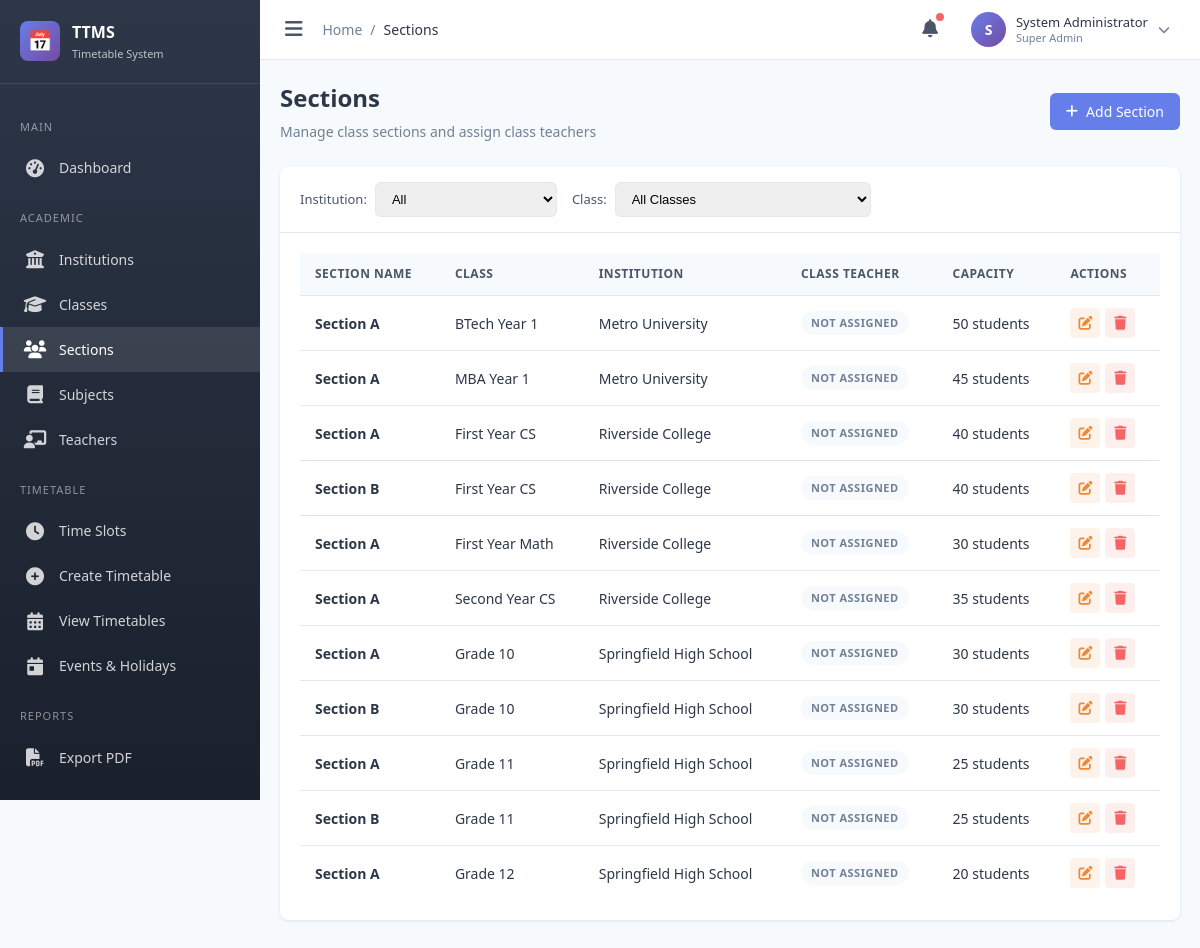
The page /modules/section/index.php (signed in) on the database its author committed.
### tables this page shows
CREATE TABLE sections (
    id INT PRIMARY KEY AUTO_INCREMENT,
    class_id INT NOT NULL,
    name VARCHAR(50) NOT NULL,
    class_teacher_id INT NULL,
    capacity INT DEFAULT 30,
    room_number VARCHAR(20),
    status ENUM('active','inactive') DEFAULT 'active',
    created_at TIMESTAMP DEFAULT CURRENT_TIMESTAMP,
    FOREIGN KEY (class_id) REFERENCES classes(id) ON DELETE CASCADE
);

CREATE TABLE classes (
    id INT PRIMARY KEY AUTO_INCREMENT,
    institution_id INT NOT NULL,
    department_id INT NULL,
    name VARCHAR(50) NOT NULL,
    code VARCHAR(20),
    description TEXT,
    status ENUM('active','inactive') DEFAULT 'active',
    created_at TIMESTAMP DEFAULT CURRENT_TIMESTAMP,
    FOREIGN KEY (institution_id) REFERENCES institutions(id) ON DELETE CASCADE,
    FOREIGN KEY (department_id) REFERENCES departments(id) ON DELETE SET NULL
);

CREATE TABLE institutions (
    id INT PRIMARY KEY AUTO_INCREMENT,
    name VARCHAR(200) NOT NULL,
    type ENUM('school','college','university') NOT NULL,
    address TEXT,
    contact_email VARCHAR(100),
    contact_phone VARCHAR(20),
    logo VARCHAR(255),
    status ENUM('active','inactive') DEFAULT 'active',
    created_at TIMESTAMP DEFAULT CURRENT_TIMESTAMP,
    updated_at TIMESTAMP DEFAULT CURRENT_TIMESTAMP ON UPDATE CURRENT_TIMESTAMP
);

### includes/functions.php (called while the page is built, shortened)
<?php
require_once __DIR__ . '/../config/database.php';
function isLoggedIn() {
    return isset($_SESSION['admin_id']) && !empty($_SESSION['admin_id']);
}
function getCurrentAdmin() {
    return dbFetch(
        "SELECT a.*, r.name as role_name
         FROM admins a
         LEFT JOIN roles r ON a.role_id = r.id
         WHERE a.id = ?",
        [$_SESSION['admin_id']]
    );
}
function isSuperAdmin() {
    $admin = getCurrentAdmin();
    return $admin && $admin['is_super_admin'];
}
function hasPermission($module, $action = 'view') {
    if (isSuperAdmin()) return true;
    $admin = getCurrentAdmin();
    $permissionMap = [
        'view' => 'can_view',
        'create' => 'can_create',
        'edit' => 'can_edit',
        'delete' => 'can_delete',
        'export' => 'can_export'
    ];
    $column = $permissionMap[$action] ?? 'can_view';
    $permission = dbFetch(
        "SELECT {$column} FROM role_permissions WHERE role_id = ? AND module = ?",
        [$admin['role_id'], $module]
    );
    return $permission && $permission[$column];
}

### config/database.php (called while the page is built, shortened)
<?php
function getDB() {
    static $pdo = null;
    if ($pdo === null) {
        try {
            $dsn = sprintf(
                "mysql:host=%s;port=%d;dbname=%s;charset=%s",
                DB_HOST,
                DB_PORT,
                DB_NAME,
                DB_CHARSET
            );
            $pdo = new PDO($dsn, DB_USER, DB_PASS, [
                PDO::ATTR_ERRMODE => PDO::ERRMODE_EXCEPTION,
                PDO::ATTR_DEFAULT_FETCH_MODE => PDO::FETCH_ASSOC,
                PDO::ATTR_EMULATE_PREPARES => false,
            ]);
        } catch (PDOException $e) {
            error_log("Database connection failed: " . $e->getMessage());
            throw $e;
        }
    }
    return $pdo;
}
function dbQuery($sql, $params = []) {
    $stmt = getDB()->prepare($sql);
    $stmt->execute($params);
    return $stmt;
}
function dbFetch($sql, $params = []) {
    return dbQuery($sql, $params)->fetch();
}
function dbFetchAll($sql, $params = []) {
    return dbQuery($sql, $params)->fetchAll();
}

### includes/auth_check.php (called while the page is built, shortened)
<?php
require_once __DIR__ . '/functions.php';
$currentAdmin = getCurrentAdmin();

### modules/section/index.php (the view, shortened to what this page needs)
<?php
require_once __DIR__ . '/../../includes/auth_check.php';
$breadcrumb = [
    ['label' => 'Sections']
];
require_once __DIR__ . '/../../includes/header.php';
$sql = "SELECT s.*, c.name as class_name, c.id as class_id, i.name as institution_name,
               t.name as class_teacher_name
        FROM sections s
        JOIN classes c ON s.class_id = c.id
        JOIN institutions i ON c.institution_id = i.id
        LEFT JOIN teachers t ON s.class_teacher_id = t.id
        WHERE s.status = 'active'";
$params = [];
$sql .= " ORDER BY i.name, c.name, s.name";
$sections = dbFetchAll($sql, $params);
?>
<div class="page-header">
    <div>
        <h1 class="page-title">Sections</h1>
        <p class="page-subtitle">Manage class sections and assign class teachers</p>
    </div>
    <?php if (hasPermission('section', 'create')): ?>
        <a href="form.php" class="btn btn-primary">
            <i class="fas fa-plus"></i> Add Section
        </a>
    <?php endif; ?>
</div>
<div class="card">
    <div class="card-header">
        <div class="filter-bar" style="margin-bottom: 0;">
            <div class="filter-group">
                <label>Institution:</label>
                <select class="form-control" onchange="window.location.href='?institution='+this.value">
                    <option value="">All</option>
                </select>
            </div>
            <div class="filter-group">
                <label>Class:</label>
                <select class="form-control" onchange="window.location.href='?class='+this.value">
                    <option value="">All Classes</option>
                </select>
            </div>
        </div>
    </div>
    <div class="card-body">
        <?php if (empty($sections)): ?>
            <div class="empty-state">
                <div class="empty-state-icon">&#128101;</div>
                <h3>No Sections Found</h3>
                <p>Create sections for your classes.</p>
                <?php if (hasPermission('section', 'create')): ?>
                    <a href="form.php" class="btn btn-primary">Add Section</a>
                <?php endif; ?>
            </div>
        <?php else: ?>
            <div class="table-container">
                <table class="data-table">
                    <thead>
                        <tr>
                            <th>Section Name</th>
                            <th>Class</th>
                            <th>Institution</th>
                            <th>Class Teacher</th>
                            <th>Capacity</th>
                            <th>Actions</th>
                        </tr>
                    </thead>
                    <tbody>
                        <?php foreach ($sections as $section): ?>
                            <tr>
                                <td><strong><?php echo htmlspecialchars($section['name']); ?></strong></td>
                                <td><?php echo htmlspecialchars($section['class_name']); ?></td>
                                <td><?php echo htmlspecialchars($section['institution_name']); ?></td>
                                <td>
                                    <?php if ($section['class_teacher_name']): ?>
                                        <span class="badge badge-info">
                                            <i class="fas fa-chalkboard-teacher"></i> <?php echo htmlspecialchars($section['class_teacher_name']); ?>
                                        </span>
                                    <?php else: ?>
                                        <span class="badge badge-secondary">Not Assigned</span>
                                    <?php endif; ?>
                                </td>
                                <td><?php echo $section['capacity']; ?> students</td>
                                <td>
                                    <div class="action-btns">
                                        <a href="form.php?id=<?php echo $section['id']; ?>" class="action-btn edit" title="Edit">
                                            <i class="fas fa-edit"></i>
                                        </a>
                                        <a href="?delete=<?php echo $section['id']; ?>" class="action-btn delete" title="Delete" onclick="return confirmDelete();">
                                            <i class="fas fa-trash"></i>
                                        </a>
                                    </div>
                                </td>
                            </tr>
                        <?php endforeach; ?>
                    </tbody>
                </table>
            </div>
        <?php endif; ?>
    </div>
</div>
<?php require_once __DIR__ . '/../../includes/footer.php'; ?>

### includes/header.php (shortened to what this page needs)
<?php
$currentPage = basename(dirname($_SERVER['PHP_SELF']));
$currentFile = basename($_SERVER['PHP_SELF'], '.php');
?>
<!DOCTYPE html>
<html lang="en">
<head>
    <link rel="stylesheet" href="/ttc/assets/css/style.css">
    <link rel="stylesheet" href="https://cdnjs.cloudflare.com/ajax/libs/font-awesome/6.4.0/css/all.min.css">
</head>
<body>
    <div class="admin-wrapper">
        <aside class="sidebar" id="sidebar">
            <div class="sidebar-header">
                <div class="sidebar-logo">&#128197;</div>
                <div class="sidebar-title">
                    TTMS
                    <span>Timetable System</span>
                </div>
            </div>
            <nav class="sidebar-menu">
                <div class="menu-category">Main</div>
                <a href="/ttc/modules/dashboard/index.php" class="menu-item <?php echo $currentPage === 'dashboard' ? 'active' : ''; ?>">
                    <i class="fas fa-tachometer-alt"></i>
                    <span>Dashboard</span>
                </a>
                <div class="menu-category">Academic</div>
                <a href="/ttc/modules/institution/index.php" class="menu-item <?php echo $currentPage === 'institution' ? 'active' : ''; ?>">
                    <i class="fas fa-university"></i>
                    <span>Institutions</span>
                </a>
                <a href="/ttc/modules/class/index.php" class="menu-item <?php echo $currentPage === 'class' ? 'active' : ''; ?>">
                    <i class="fas fa-graduation-cap"></i>
                    <span>Classes</span>
                </a>
                <a href="/ttc/modules/section/index.php" class="menu-item <?php echo $currentPage === 'section' ? 'active' : ''; ?>">
                    <i class="fas fa-users"></i>
                    <span>Sections</span>
                </a>
                <a href="/ttc/modules/subject/index.php" class="menu-item <?php echo $currentPage === 'subject' ? 'active' : ''; ?>">
                    <i class="fas fa-book"></i>
                    <span>Subjects</span>
                </a>
                <a href="/ttc/modules/teacher/index.php" class="menu-item <?php echo $currentPage === 'teacher' ? 'active' : ''; ?>">
                    <i class="fas fa-chalkboard-teacher"></i>
                    <span>Teachers</span>
                </a>
                <div class="menu-category">Timetable</div>
                <a href="/ttc/modules/timeslot/index.php" class="menu-item <?php echo $currentPage === 'timeslot' ? 'active' : ''; ?>">
                    <i class="fas fa-clock"></i>
                    <span>Time Slots</span>
                </a>
                <a href="/ttc/modules/timetable/create.php" class="menu-item <?php echo $currentPage === 'timetable' && $currentFile === 'create' ? 'active' : ''; ?>">
                    <i class="fas fa-plus-circle"></i>
                    <span>Create Timetable</span>
                </a>
                <a href="/ttc/modules/timetable/index.php" class="menu-item <?php echo $currentPage === 'timetable' && $currentFile === 'index' ? 'active' : ''; ?>">
                    <i class="fas fa-calendar-alt"></i>
                    <span>View Timetables</span>
                </a>
                <a href="/ttc/modules/event/index.php" class="menu-item <?php echo $currentPage === 'event' ? 'active' : ''; ?>">
                    <i class="fas fa-calendar-day"></i>
                    <span>Events & Holidays</span>
                </a>
                <div class="menu-category">Reports</div>
                <a href="/ttc/modules/export/index.php" class="menu-item <?php echo $currentPage === 'export' ? 'active' : ''; ?>">
                    <i class="fas fa-file-pdf"></i>
                    <span>Export PDF</span>
                </a>
                <?php if (isSuperAdmin()): ?>
                <div class="menu-category">Administration</div>
                <?php endif; ?>
            </nav>
        </aside>
        <main class="main-content">
            <header class="main-header">
                <div class="header-left">
                    <button class="sidebar-toggle" id="sidebarToggle">
                        <i class="fas fa-bars"></i>
                    </button>
                    <nav class="breadcrumb">
                        <a href="/ttc/modules/dashboard/index.php">Home</a>
                        <?php if (isset($breadcrumb)): ?>
                            <?php foreach ($breadcrumb as $item): ?>
                                <span class="breadcrumb-separator">/</span>
                                <?php if (isset($item['url'])): ?>
                                    <a href="<?php echo $item['url']; ?>"><?php echo $item['label']; ?></a>
                                <?php else: ?>
                                    <span class="breadcrumb-current"><?php echo $item['label']; ?></span>
                                <?php endif; ?>
                            <?php endforeach; ?>
                        <?php endif; ?>
                    </nav>
                </div>
                <div class="header-right">
                    <button class="header-btn" title="Notifications">
                        <i class="fas fa-bell"></i>
                        <span class="notification-badge"></span>
                    </button>
                    <div class="user-menu" onclick="toggleUserDropdown()">
                        <div class="user-avatar">
                            <?php echo strtoupper(substr($currentAdmin['name'], 0, 1)); ?>
                        </div>
                        <div class="user-info">
                            <div class="user-name"><?php echo htmlspecialchars($currentAdmin['name']); ?></div>
                            <div class="user-role"><?php echo $currentAdmin['is_super_admin'] ? 'Super Admin' : ($currentAdmin['role_name'] ?? 'Admin'); ?></div>
                        </div>
                        <i class="fas fa-chevron-down" style="font-size: 12px; color: var(--text-light);"></i>
                    </div>
                </div>
            </header>
            <div class="content-wrapper">

### rows shown on the page
sections: name "Section A", class.name "BTech Year 1", institutions.name "Metro University", capacity "50"
sections: name "Section A", class.name "MBA Year 1", institutions.name "Metro University", capacity "45"
sections: name "Section A", class.name "First Year CS", institutions.name "Riverside College", capacity "40"
sections: name "Section B", class.name "First Year CS", institutions.name "Riverside College", capacity "40"
sections: name "Section A", class.name "First Year Math", institutions.name "Riverside College", capacity "30"
sections: name "Section A", class.name "Second Year CS", institutions.name "Riverside College", capacity "35"
sections: name "Section A", class.name "Grade 10", institutions.name "Springfield High School", capacity "30"
sections: name "Section B", class.name "Grade 10", institutions.name "Springfield High School", capacity "30"
sections: name "Section A", class.name "Grade 11", institutions.name "Springfield High School", capacity "25"
sections: name "Section B", class.name "Grade 11", institutions.name "Springfield High School", capacity "25"
sections: name "Section A", class.name "Grade 12", institutions.name "Springfield High School", capacity "20"

### other values the page prints
$item['label'] "Sections"
substr($currentAdmin['name'], 0, 1) "S"
$currentAdmin['name'] "System Administrator"
